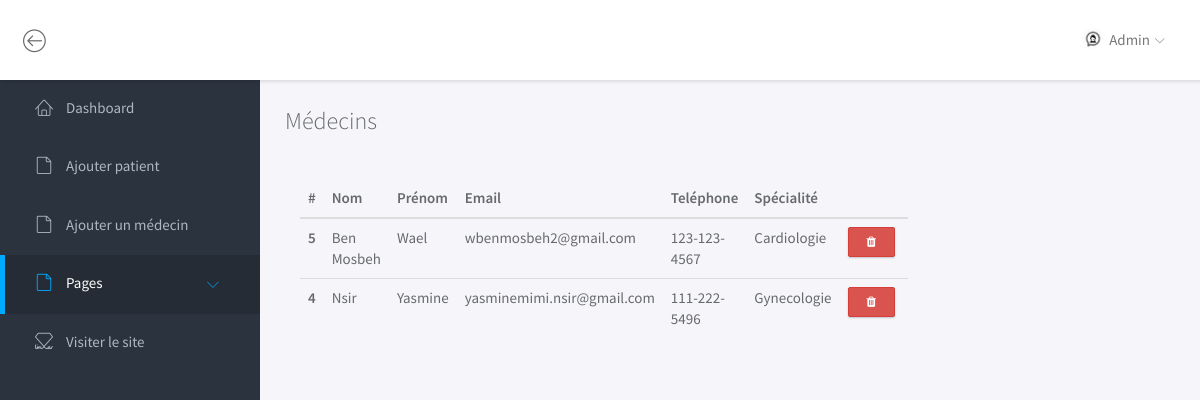
The app's page /View/Admin/liste_medecin.php with its own data.
### tables this page shows
CREATE TABLE IF NOT EXISTS `medecin` (
  `id` int(11) NOT NULL AUTO_INCREMENT,
  `nom` varchar(50) NOT NULL,
  `prenom` varchar(50) NOT NULL,
  `email` varchar(50) NOT NULL,
  `specialite` varchar(100) NOT NULL,
  `tel` text NOT NULL,
  `mdpM` varchar(20) NOT NULL,
  PRIMARY KEY (`id`)
);

### Controller/medecinC.php (called while the page is built, shortened)
<?PHP
  class medecinC
{
        function afficherM2()
	{
    $sql = "SELECT * FROM `medecin`";
        $db = config::getConnexion();
        try {
			$liste = $db->query($sql);
			return $liste;
		} catch (Exception $e) {
			die('Erreur: ' . $e->getMessage());
		}
        }
    }
    ?>

### View/Admin/liste_medecin.php (the view, shortened to what this page needs)
<?php
include_once '../../Controller/medecinC.php';
 $medecinC = new medecinC();
?>
<!doctype html>
<html lang="en">
<head>
	<link rel="stylesheet" href="../../assets/vendor/bootstrap/css/bootstrap.min.css">
	<link rel="stylesheet" href="../../assets/vendor/font-awesome/css/font-awesome.min.css">
	<link rel="stylesheet" href="../../assets/vendor/linearicons/style.css">
	<link rel="stylesheet" href="../../assets/vendor/chartist/css/chartist-custom.css">
	<link rel="stylesheet" href="../../assets/css/main.css">
	<link rel="stylesheet" href="../../assets/css/demo.css">
</head>
<body>
	<div id="wrapper">
		<nav class="navbar navbar-default navbar-fixed-top">
			<div class="container-fluid">
				<div class="navbar-btn">
					<button type="button" class="btn-toggle-fullwidth"><i class="lnr lnr-arrow-left-circle"></i></button>
				</div>
				<div id="navbar-menu">
					<ul class="nav navbar-nav navbar-right">
						<li class="dropdown">
							<a href="#" class="dropdown-toggle" data-toggle="dropdown"><img src="../../assets/img/user.jpg" class="img-circle" alt="Avatar"> <span>Admin</span> <i class="icon-submenu lnr lnr-chevron-down"></i></a>
						</li>
					</ul>
				</div>
			</div>
		</nav>
		<div id="sidebar-nav" class="sidebar">
			<div class="sidebar-scroll">
				<nav>
					<ul class="nav">
						<li><a href="indexadmin.php"><i class="lnr lnr-home"></i> <span>Dashboard</span></a></li>
						<li><a href="ajouter_patient.php" class=""><i class="lnr lnr-file-empty"></i> <span>Ajouter patient</span></a></li>
						<li><a href="ajouter_medecin.php" class=""><i class="lnr lnr-file-empty"></i> <span>Ajouter un médecin</span></a></li>
						<li>
							<a href="#subPages" data-toggle="collapse" class="active"><i class="lnr lnr-file-empty"></i> <span>Pages</span> <i class="icon-submenu lnr lnr-chevron-left"></i></a>
						</li>
						<li><a href="../index.php" ><i class="lnr lnr-linearicons"></i> <span>Visiter le site </span></a></li>
					</ul>
				</nav>
			</div>
		</div>
		<div class="main">
			<div class="main-content">
				<div class="container-fluid">
					<h3 class="page-title">Médecins</h3>
					<div class="row">
						<div class="col-md-6">
								<div class="panel-body">
									<table class="table">
									<thead>
                                    <tr>
                                        <th scope="col">#</th>
                                        <th scope="col">Nom</th>
                                        <th scope="col">Prénom</th>
                                        <th scope="col">Email</th>
                                        <th scope="col">Teléphone</th>
                                        <th scope="col">Spécialité</th>
										<th ></th>
                                    </tr>
                                </thead>
										<tbody>
							   <?PHP
   $liste = $medecinC->afficherM2();
foreach ($liste as $row) {
								 ?>
								   <tr>
									   <th scope="row"><?PHP echo $row['id']; ?> </th>
									   <td><?PHP echo $row['nom']; ?> </td>
									   <td><?PHP echo $row['prenom']; ?> </td>
									   <td><?PHP echo $row['email']; ?> </td>
									   <td><?PHP echo $row['tel']; ?> </td>
									   <td><?PHP echo $row['specialite']; ?> </td>
									   <td>
										   <ul class="list-inline m-0">
											   <li class="list-inline-item">
											   <a href="supprimer_medecin.php?id=<?PHP echo $row['id']; ?>" name="id" class="btn btn-danger btn-sm rounded-0" type="button" data-toggle="tooltip" data-placement="top" title="Delete"><i class="fa fa-trash"></i></a>
											   </li>
										   </ul>
									   </td>
								   </tr>
								   <?php
}
?>
										</tbody>
									</table>
								</div>
							</div>
							</div>	</div>	</div>	</div>
</body>
</html>

### assets/css/main.css (style rules this page uses)
html { position: relative; min-height: 100%; }
body { background-color: #F3F5F8; font-family: "Source Sans Pro", sans-serif; font-size: 15px; color: #676a6d; }
a { color: #3287B2; }
th { font-weight: 600; }
.page-title { margin-top: 0; margin-bottom: 30px; font-weight: 300; }
#wrapper .sidebar { -webkit-transition: all 0.3s ease-in-out; -moz-transition: all 0.3s ease-in-out; -ms-transition: all 0.3s ease-in-out; -o-transition: all 0.3s ease-in-out; transition: all 0.3s ease-in-out; width: 260px; height: 100%; float: left; background-color: #2B333E; position: fixed; left: 0; }
#wrapper .main { -webkit-transition: all 0.3s ease-in-out; -moz-transition: all 0.3s ease-in-out; -ms-transition: all 0.3s ease-in-out; -o-transition: all 0.3s ease-in-out; transition: all 0.3s ease-in-out; width: calc(100% - 260px); left: 0; position: relative; float: right; background-color: #f5f5fa; }
#wrapper #sidebar-nav, #wrapper .main { padding-top: 80px; }
.main-content { padding: 28px 10px; }
.navbar-default { -webkit-transition: all 0.3s ease-in-out; -moz-transition: all 0.3s ease-in-out; -ms-transition: all 0.3s ease-in-out; -o-transition: all 0.3s ease-in-out; transition: all 0.3s ease-in-out; -moz-box-shadow: 1px 2px 3px rgba(0, 0, 0, 0.1); -webkit-box-shadow: 1px 2px 3px rgba(0, 0, 0, 0.1); box-shadow: 1px 2px 3px rgba(0, 0, 0, 0.1); -webkit-border-radius: 0; -moz-border-radius: 0; border-radius: 0; padding: 0; margin: 0; border: none; background-color: #fff; }
.navbar-btn { float: left; padding: 16px 0; }
.navbar-btn button { font-size: 24px; padding: 4px 8px; line-height: .7; border: none; background: none; outline: none; }
.navbar-nav > li > a { padding: 28px 20px; }
.navbar-nav > li > a > i { font-size: 22px; margin-right: 2px; vertical-align: middle; }
.navbar-nav > li > a > i.icon-submenu { margin-left: 2px; margin-right: 0; font-size: 10px; position: relative; top: 2px; }
.navbar-nav > li > a > span { position: relative; top: 2px; }
.navbar-nav > li > a img { width: 22px; margin-right: 2px; }
@media screen and (min-width: 768px) { .navbar-nav.navbar-right { margin-right: 0; } }
.sidebar { z-index: 9; }
.sidebar .nav > li > a { padding: 18px 30px; color: #AEB7C2; border-left: 5px solid transparent; }
.sidebar .nav > li > a:hover, .sidebar .nav > li > a:focus, .sidebar .nav > li > a.active { color: #fff; background-color: transparent; }
.sidebar .nav > li > a:hover i, .sidebar .nav > li > a:focus i, .sidebar .nav > li > a.active i { color: #00AAFF; }
.sidebar .nav > li > a:focus, .sidebar .nav > li > a.active { background-color: #252c35; border-left-color: #00AAFF; }
.sidebar .nav > li > a[data-toggle="collapse"] .icon-submenu { display: inline-block; vertical-align: middle; *vertical-align: auto; *zoom: 1; *display: inline; -webkit-transition: all 0.2s ease-out; -moz-transition: all 0.2s ease-out; -ms-transition: all 0.2s ease-out; -o-transition: all 0.2s ease-out; transition: all 0.2s ease-out; float: right; position: relative; top: 5px; font-size: 12px; line-height: 1.1; -moz-transform: rotate(-90deg); -ms-transform: rotate(-90deg); -webkit-transform: rotate(-90deg); transform: rotate(-90deg); }
.sidebar .nav i { margin-right: 10px; font-size: 18px; }
.sidebar .nav span { -webkit-transition: all 0.3s ease-in-out; -moz-transition: all 0.3s ease-in-out; -ms-transition: all 0.3s ease-in-out; -o-transition: all 0.3s ease-in-out; transition: all 0.3s ease-in-out; position: relative; top: -2px; }
.btn { -webkit-border-radius: 2px; -moz-border-radius: 2px; border-radius: 2px; -moz-box-shadow: 0px 1px 2px 0 rgba(0, 0, 0, 0.2); -webkit-box-shadow: 0px 1px 2px 0 rgba(0, 0, 0, 0.2); box-shadow: 0px 1px 2px 0 rgba(0, 0, 0, 0.2); padding: 6px 22px; }
.btn-group-sm > .btn, .btn-sm { padding: 5px 18px; }

### records on screen
medecin: id "5", nom "Ben Mosbeh", prenom "Wael", email "wbenmosbeh2@gmail.com", tel "123-123-4567", specialite "Cardiologie"
medecin: id "4", nom "Nsir", prenom "Yasmine", email "yasminemimi.nsir@gmail.com", tel "111-222-5496", specialite "Gynecologie"
